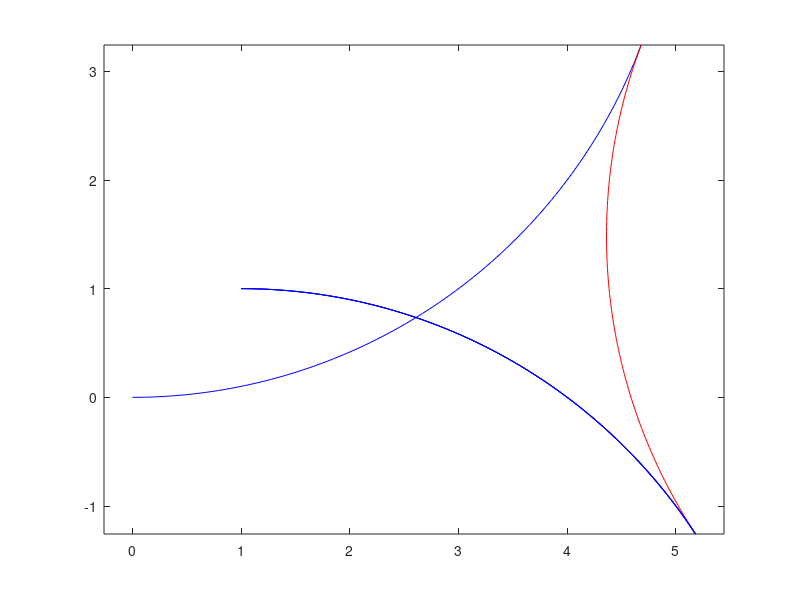

Recreate this plot in MATLAB.
function PathPlot()

    type(1)=1;
    type(2)=3;
    type(3)=1;
    type(4)=0;
    type(5)=0;
    %type = path.type;
%     x = [];
%     y = [];
    path.t=1.21158;
    path.u=-0.9397;
    path.v=0.9903;
    path.w=0;
    path.x=0;
    seg = [path.t,path.u,path.v,path.w,path.x];
    pvec = [0,0,0];
    rmin = 5;
    for i = 1:5        
        if type(i) == 2
            theta = pvec(3);
            dl = rmin*seg(i);
            dvec = [dl*cos(theta), dl*sin(theta), 0];
            dx = pvec(1)+linspace(0,dvec(1));
            dy = pvec(2)+linspace(0,dvec(2));
%             x = [x,dx];
%             y = [y,dy];
            pvec = pvec+dvec;
        elseif type(i) == 1
            theta = pvec(3);
            dtheta = seg(i);
            cenx = pvec(1)-rmin*sin(theta);
            ceny = pvec(2)+rmin*cos(theta);
            t = theta-pi/2+linspace(0,dtheta);
            dx = cenx+rmin*cos(t);
            dy = ceny+rmin*sin(t);
%             x = [x,dx];
%             y = [y,dy];
            theta = theta+dtheta;
            pvec = [dx(end),dy(end),theta];
            dl = dtheta;
        elseif type(i) == 3
            theta = pvec(3);
            dtheta = -seg(i);
            cenx = pvec(1)+rmin*sin(theta);
            ceny = pvec(2)-rmin*cos(theta);
            t = theta+pi/2+linspace(0,dtheta);
            dx = cenx+rmin*cos(t);
            dy = ceny+rmin*sin(t);
%             x = [x,dx];
%             y = [y,dy];
            theta = theta+dtheta;
            pvec = [dx(end),dy(end),theta];
            dl = -dtheta;
        else
            % do nothing
        end
        if dl > 0
            plot(dx,dy,'b');
        else
            plot(dx,dy,'r');
        end
        hold on
    end
    hold off
    axis equal
end